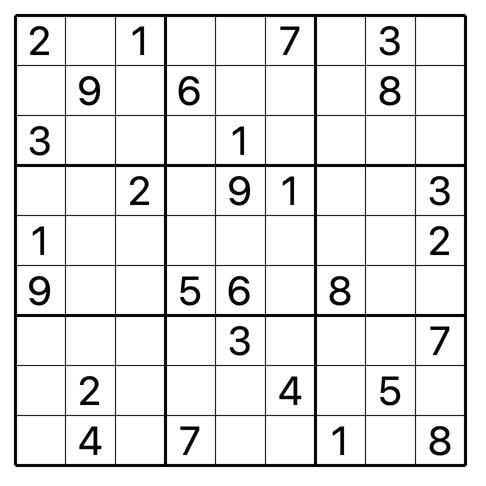
#> input picture data/sudoku-picture/sudoku-picture-arial/sudoku-data0.png, 486 x 486 px
$ python -i read_ocr.py   (imports and definitions only)
#> lines starting #> are read from the running program, lines starting #| are printed output that depends on the picture; after the words box and inside, x2 and y2 are one past the last pixel; in counts of white or black regions, pixels touching at a corner belong together
from pathlib import Path
import cv2
import numpy as np
import pytesseract

from src.utils import *
from src.config import *

"""
数独の文字の読み取りにはOCR(Optical Character Recognition：光学文字認識)を用いた。
前処理にはcv2を使った。
この処理はきれいな画像(tkinterのスクショなど)用でカメラで撮った写真の処理はsrc.vision.read_skew
"""


# 数独読み取り

def read_sudoku(image_path, i = None):

    img = cv2.imread(image_path)
#> img is the input picture: shape (486, 486, 3); min 0, max 255, mean 230.7

    # --- グレースケール ---
    gray = cv2.cvtColor(img, cv2.COLOR_BGR2GRAY)

    # --- 平均化 ---
    gray = cv2.blur(gray, (3, 3), 0)
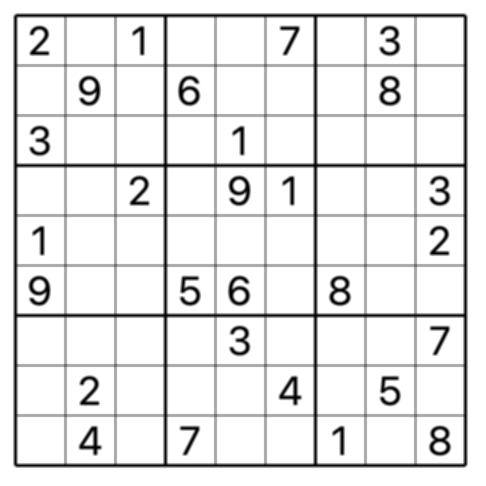
#> gray: shape (486, 486); min 0, max 255, mean 230.7

    # --- 二値化 ---
    thresh = cv2.adaptiveThreshold(
        gray, 255,
        cv2.ADAPTIVE_THRESH_GAUSSIAN_C,
        cv2.THRESH_BINARY_INV,
        11, 2
    )
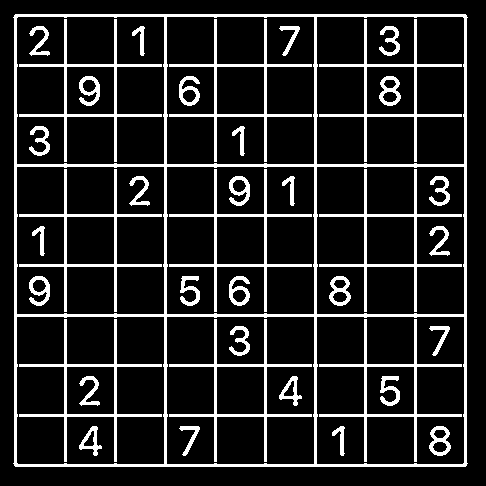
#> thresh: shape (486, 486); 14% white; 38 white regions

    # --- 輪郭検出 ---
    contours, _ = cv2.findContours(
        thresh,
        cv2.RETR_EXTERNAL,
        cv2.CHAIN_APPROX_SIMPLE
    )
#> contours = 1 contour; box (x1, y1, x2, y2) and area: (13, 14, 468, 467) 204306

    # --- 最大輪郭 = 盤面 ---
    largest = max(contours, key=cv2.contourArea)
#> largest = contour of 20 points, box (x1, y1, x2, y2) (13, 14, 468, 467), area 204306
    x, y, w, h = cv2.boundingRect(largest)
#> x = 13; y = 14; w = 455; h = 453
    board = thresh[y:y+h, x:x+w]
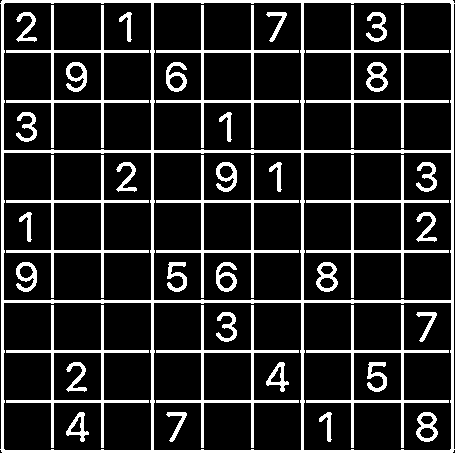
#> board: shape (453, 455); 16.1% white; 38 white regions, largest, box (x1, y1, x2, y2) and area: (0, 0, 455, 453) 10948, (6, 5, 149, 148) 1680, (156, 5, 299, 148) 1680

    # --- 9×9 分割 ---
    H, W = board.shape
#> H = 453; W = 455
    cell_h = H // 9
#> cell_h = 50
    cell_w = W // 9
#> cell_w = 50

    sudoku = [[0]*9 for _ in range(9)]
#> sudoku = 9 items, first 6: [0, 0, 0, 0, 0, 0, 0, 0, 0], [0, 0, 0, 0, 0, 0, 0, 0, 0], [0, 0, 0, 0, 0, 0, 0, 0, 0], [0, 0, 0, 0, 0, 0, 0, 0, 0], [0, 0, 0, 0, 0, 0, 0, 0, 0], [0, 0, 0, 0, 0, 0, 0, 0, 0]

    for r in range(9):
        for c in range(9):
            y_start = r * cell_h
            x_start = c * cell_w
            cell = board[y_start : y_start + cell_h, x_start : x_start + cell_w]

            # --- 余白カット ---
            ch, cw = cell.shape
            margin = int(min(ch, cw) * 0.1)
            cell_inner = cell[
                margin:ch-margin,
                margin:cw-margin
            ]

            # --- 数字を太らせる ---
            kernel = cv2.getStructuringElement(cv2.MORPH_RECT, (2, 2))
            cell_inner = cv2.dilate(cell_inner, kernel, iterations=1)
            cell_inner = cv2.resize(cell_inner, (32, 32))
            cell_inner = cv2.bitwise_not(cell_inner)


            if cv2.countNonZero(cell_inner) < 50:
                sudoku[r][c] = 0
                continue

            text = pytesseract.image_to_string(
                cell_inner,
                config="--psm 10 -c tessedit_char_whitelist=123456789"
            )

            text = int(text) if text.strip().isdigit() else 0
            #1,4,7は間違えがちだから細くして画質悪くして特徴を薄める(特に１の上の部分が４に間違えられる)
            if(text in [1,4,7]):
                cell_inner = cv2.bitwise_not(cell_inner)
                kernel = cv2.getStructuringElement(cv2.MORPH_RECT, (2, 2))
                cell_inner = cv2.erode(cell_inner, kernel, iterations=2)
                cell_inner = cv2.resize(cell_inner, (24, 24))
                cell_inner = cv2.bitwise_not(cell_inner)
                text = pytesseract.image_to_string(
                    cell_inner,
                    config="--psm 10 -c tessedit_char_whitelist=123456789"
                )

                text = int(text) if text.strip().isdigit() else 0
            sudoku[r][c] = int(text)

            if(DEBUG):
                cv2.imwrite(f"debug/{i}_{r}_{c}.png", cell_inner)
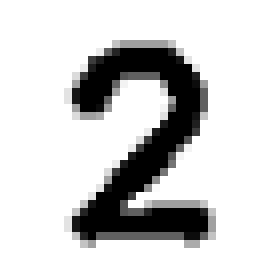
#> cell_inner: shape (32, 32) (shown 8 times larger); min 0, max 255, mean 200.7


    return sudoku

#> (the run stopped early here; a loop or call above may not have finished)

$ run again, on data/sudoku-picture/sudoku-picture-arial/sudoku-data1.png
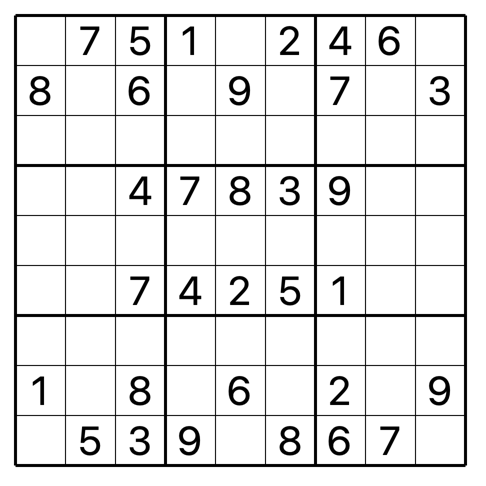
#> input picture data/sudoku-picture/sudoku-picture-arial/sudoku-data1.png, 486 x 486 px
#> in read_sudoku, img is the input picture: shape (486, 486, 3); min 0, max 255, mean 229.4
#> in read_sudoku, `thresh = cv2.adaptiveThreshold( gray, 255, cv2.ADAPTIVE_THRESH_GAUSSIA..`:
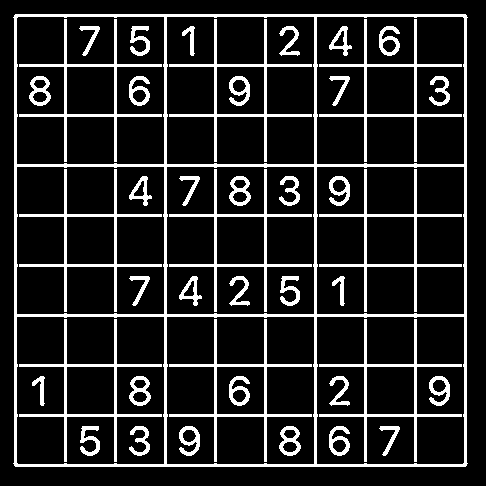
#> thresh: shape (486, 486); 14.6% white; 42 white regions
#> contours = 1 contour; box (x1, y1, x2, y2) and area: (13, 14, 468, 467) 204306
#> largest = contour of 20 points, box (x1, y1, x2, y2) (13, 14, 468, 467), area 204306
#> x = 13; y = 14; w = 455; h = 453
#> in read_sudoku, `board = thresh[y:y+h, x:x+w]`:
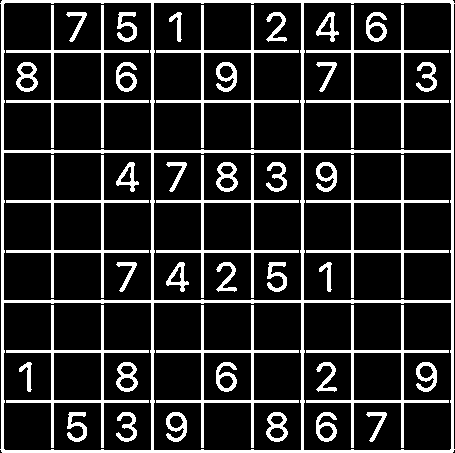
#> board: shape (453, 455); 16.8% white; 42 white regions, largest, box (x1, y1, x2, y2) and area: (0, 0, 455, 453) 10948, (6, 5, 149, 148) 1680, (156, 5, 299, 148) 1680
#> sudoku = 9 items, first 6: [0, 0, 0, 0, 0, 0, 0, 0, 0], [0, 0, 0, 0, 0, 0, 0, 0, 0], [0, 0, 0, 0, 0, 0, 0, 0, 0], [0, 0, 0, 0, 0, 0, 0, 0, 0], [0, 0, 0, 0, 0, 0, 0, 0, 0], [0, 0, 0, 0, 0, 0, 0, 0, 0]

$ run again, on data/sudoku-picture/sudoku-picture-arial/sudoku-data2.png
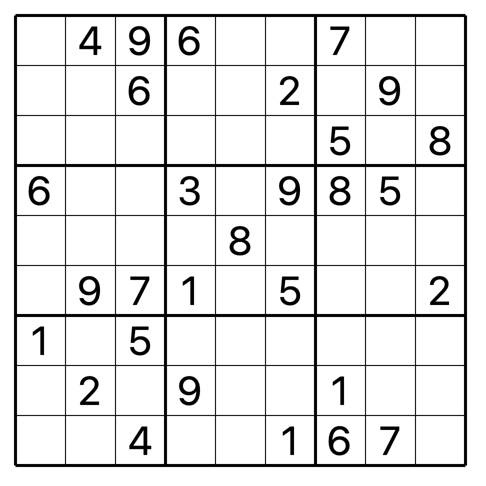
#> input picture data/sudoku-picture/sudoku-picture-arial/sudoku-data2.png, 486 x 486 px
#> in read_sudoku, img is the input picture: shape (486, 486, 3); min 0, max 255, mean 230.1
#> in read_sudoku, `thresh = cv2.adaptiveThreshold( gray, 255, cv2.ADAPTIVE_THRESH_GAUSSIA..`:
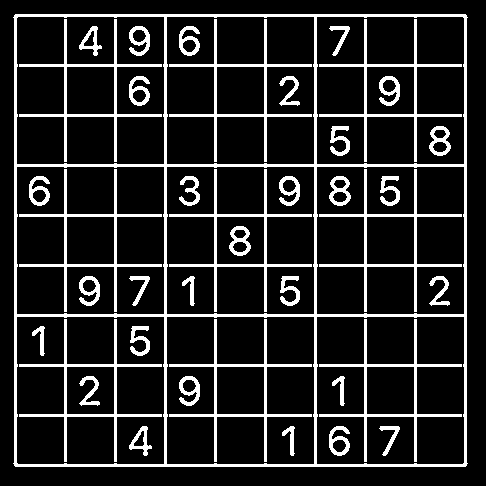
#> thresh: shape (486, 486); 14.3% white; 39 white regions
#> contours = 1 contour; box (x1, y1, x2, y2) and area: (13, 14, 468, 467) 204306
#> largest = contour of 20 points, box (x1, y1, x2, y2) (13, 14, 468, 467), area 204306
#> x = 13; y = 14; w = 455; h = 453
#> in read_sudoku, `board = thresh[y:y+h, x:x+w]`:
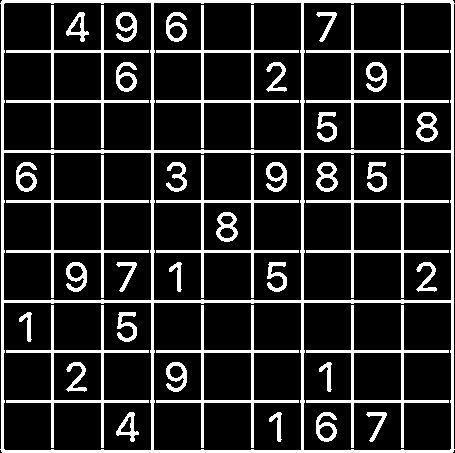
#> board: shape (453, 455); 16.4% white; 39 white regions, largest, box (x1, y1, x2, y2) and area: (0, 0, 455, 453) 10948, (6, 5, 149, 148) 1680, (156, 5, 299, 148) 1680
#> sudoku = 9 items, first 6: [0, 0, 0, 0, 0, 0, 0, 0, 0], [0, 0, 0, 0, 0, 0, 0, 0, 0], [0, 0, 0, 0, 0, 0, 0, 0, 0], [0, 0, 0, 0, 0, 0, 0, 0, 0], [0, 0, 0, 0, 0, 0, 0, 0, 0], [0, 0, 0, 0, 0, 0, 0, 0, 0]
